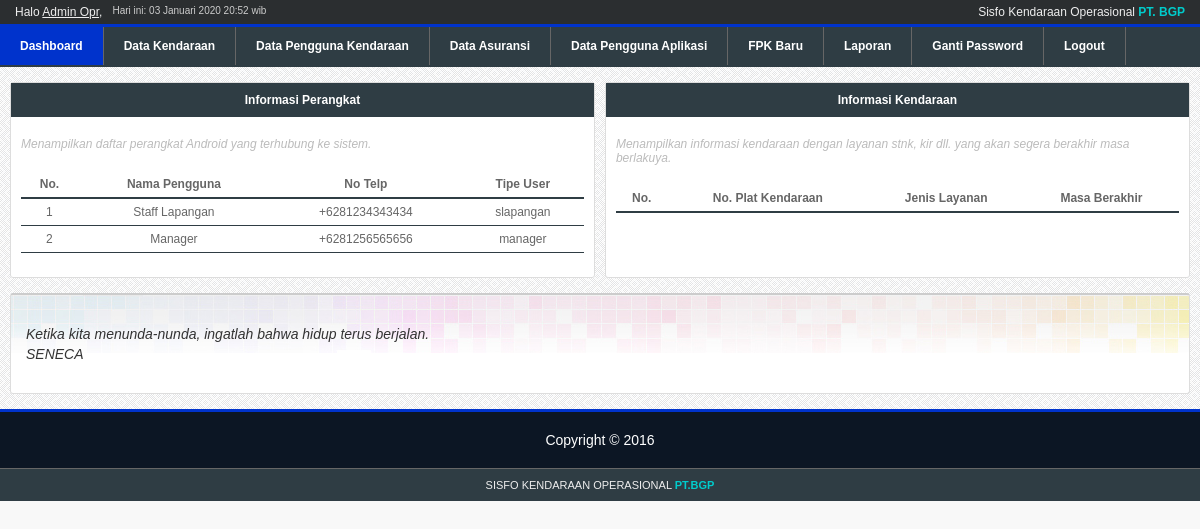
/skripsi/apps/home/ (signed in), run on the app's committed database.
### tables this page shows
CREATE TABLE IF NOT EXISTS `user` (
  `id_user` tinyint(2) NOT NULL AUTO_INCREMENT,
  `username` varchar(35) NOT NULL,
  `namalengkap` varchar(50) NOT NULL,
  `password` char(40) NOT NULL,
  `tipe_user` enum('manager','admin','slapangan') NOT NULL,
  `no_telp` varchar(14) NOT NULL,
  `terakhir_login` datetime NOT NULL,
  `token` text NOT NULL,
  PRIMARY KEY (`id_user`)
);

### skripsi/modules/connect.php (called while the page is built, shortened)
<?php
$connect = mysqli_connect(DB_HOST, DB_USER, DB_PASSWORD);
if($connect){
    function query($sql){
        global $connect;
        $query = mysqli_query($connect, $sql);
        return  $query;
    }
} else {
    die('Unable to connect to '.DB_HOST);
}
?>

### skripsi/modules/library.php (called while the page is built, shortened)
<?php
function monthToId($month){
    switch($month){
        case 1:
            $month = 'Januari';
            break;
    }
    return $month;
}

### skripsi/apps/home/index.php (the view, shortened to what this page needs)
<?php
$page = basename(__DIR__);
include "../../modules/connect.php";
include "../../modules/library.php";
?>
<html>
<head>
	<link rel="stylesheet" href="../../css/style.css?t=<?php echo time();?>" />
</head>
<body>
	<?php include "../components/header.php";?>
	<div id="wrapper">
		<div id="segment-container">
			<div class="segment" style="margin-right:10px">
				<h3>Informasi Perangkat</h3>
				<div class="content">
					<div class="note">Menampilkan daftar perangkat Android yang terhubung ke sistem.</div>
					<table width="100%">
						<tr>
							<th>No.</th>
							<th>Nama Pengguna</th>
							<th>No Telp</th>
							<th>Tipe User</th>
						</tr>
											<?php
					$sql ="SELECT * FROM user WHERE tipe_user!='admin'";
					$query = query($sql);
					$no =1;
					while($data = mysqli_fetch_array($query)){ ?>
						<tr align="center">
							<td><?php echo $no++; ?></td>
							<td><?php echo $data['namalengkap'] ?></td>
							<td><?php echo $data['no_telp'] ?></td>
							<td><?php echo $data['tipe_user'] ?></td>
						</tr>
					<?php } ?>
					</table>
				</div>
			</div>
			<div class="segment">
				<h3>Informasi Kendaraan</h3>
				<div class="content">
					<div class="note">Menampilkan informasi kendaraan dengan layanan stnk, kir dll. yang akan segera berakhir masa berlakuya.</div>
					<table width="100%">
						<tr>
							<th>No.</th>
							<th>No. Plat Kendaraan</th>
							<th>Jenis Layanan</th>
							<th>Masa Berakhir</th>
						</tr>
					</table>
				</div>
			</div>
		</div>
		<div id="container">
			<p><i>Ketika kita menunda-nunda, ingatlah bahwa hidup terus berjalan.
			</br>SENECA</i></p>
		</div>
	</div>
	<?php require '../components/footer.php';?>
</body>
</html>

### skripsi/apps/components/header.php
<?php
$sql = "SELECT * FROM user WHERE id_user='{$_SESSION['id_user']}'";
$query = query($sql);
$data = mysqli_fetch_array($query);
?>
<div id="header">
    <div id="top-bar">
        <div id="hello"><?php echo 'Halo <u>'.$data['namalengkap'].'</u>';?>, </div>
        <div id="date">Hari ini: <?php echo date('d'),' ',monthToId(date('m')),' ', date('Y H:i');?> wib</div>
        <div id="appname">Sisfo Kendaraan Operasional <b>PT. BGP</b></div>
    </div>
    <ul id="menu">
        <?php $totalNewFPK =  countFPK();?>
        <li<?php echo $page == 'home' ? ' class="active"':'';?>><a href="<?php echo APPURL;?>/home/">Dashboard</a><li>
        <li<?php echo $page == 'kendaraan' ? ' class="active"':'';?>><a href="<?php echo APPURL;?>/kendaraan/">Data Kendaraan</a><li>
        <li<?php echo $page == 'penggunakendaraan' ? ' class="active"':'';?>><a href="<?php echo APPURL;?>/penggunakendaraan/">Data Pengguna Kendaraan</a><li>
        <li<?php echo $page == 'asuransi' ? ' class="active"':'';?>><a href="<?php echo APPURL;?>/asuransi/">Data Asuransi</a><li>
        <li<?php echo $page == 'penggunaaplikasi' ? ' class="active"':'';?>><a href="<?php echo APPURL;?>/penggunaaplikasi/">Data Pengguna Aplikasi</a><li>
        <li<?php echo $page == 'fpk' ? ' class="active"':'';?>><a href="<?php echo APPURL;?>/fpk/">FPK Baru<?php echo $totalNewFPK > 0 ? '<span class="notif">'.$totalNewFPK.'</span>':''?></a><li>
        <li<?php echo $page == 'laporan' ? ' class="active"':'';?>><a href="<?php echo APPURL;?>/laporan/">Laporan</a><li>
        <li<?php echo $page == 'changepassword' ? ' class="active"':'';?>><a href="<?php echo APPURL;?>/changepassword/">Ganti Password</a><li>
        <li><a href="<?php echo APPURL;?>/login/logout.php">Logout</a><li>
    </ul>
</div>

### skripsi/css/style.css (style rules this page uses)
html, body { padding:0; margin:0; }
body { font-size:9pt; background-color:#f8f8f8; color:#333; font-family: arial; font-size: 14px; }
#top-bar { color:#eee; background-color:#2b2e30; padding:5px 15px; font-size:12px; overflow:hidden; }
#top-bar #appname { float:right; }
#top-bar #appname b { color:#00CCCC; }
#top-bar #hello, #top-bar #date { float:left; }
#top-bar #date { color:#ccc; margin-left:10px; font-size:10px; }
#menu { border-top:3px solid #0033CC; border-bottom:2px solid #2F3D44; background-color:#2F3D44; color:#fff; padding:0; margin:0; display:block; width: 100%; }
#menu li { display:inline-block; list-style-type:none; }
#menu li a { color:#fff; font-weight: bold; text-decoration:none; font-family:arial; display:block; padding:12px 20px; border-right:1px solid #666; font-size:12px; position:relative }
#menu li.active { background-color:#0033CC; }
#wrapper { background-image:url(../images/back_pattern.png); padding:15px 10px; overflow:hidden; }
#wrapper p { line-height:20px; }
#container { padding:15px; background:#fff url(../images/bg.jpg); background-repeat: repeat-x; border:1px solid #ddd; border-top:2px solid #ccc; overflow:hidden; border-radius:3px; -moz-border-radius:3px; -webkit-border-radius:3px; -o-border-radius:3px; }
a { color:#0033CC; }
#segment-container { overflow:hidden; margin-bottom:15px; }
.segment { width:49.4%; float:left; border:1px solid #ddd; background-color:#fff; -moz-border-radius:3px; -webkit-border-radius:3px; -o-border-radius:3px; }
.segment .content { padding:10px; height:140px; overflow-y:auto; }
.segment h3 { padding:10px; margin:0; background-color:#2F3D44; color:#fff; font-size:12px; text-align:center }
.segment .note { font-style:italic; font-size:12px; color:#bbb; margin:10px 0 20px 0; }
.segment table { border-collapse: collapse; }
.segment table th, .segment table td { font-size:12px; border:1px solid #2F3D44; padding:6px; border-top:0; border-right:0; border-left:0; color:#666; }
.segment table th { border-bottom:2px solid #2F3D44; }

### data on the page
user: namalengkap "Admin Opr"
user: namalengkap "Staff Lapangan", no_telp "+6281234343434", tipe_user "slapangan"
user: namalengkap "Manager", no_telp "+6281256565656", tipe_user "manager"
